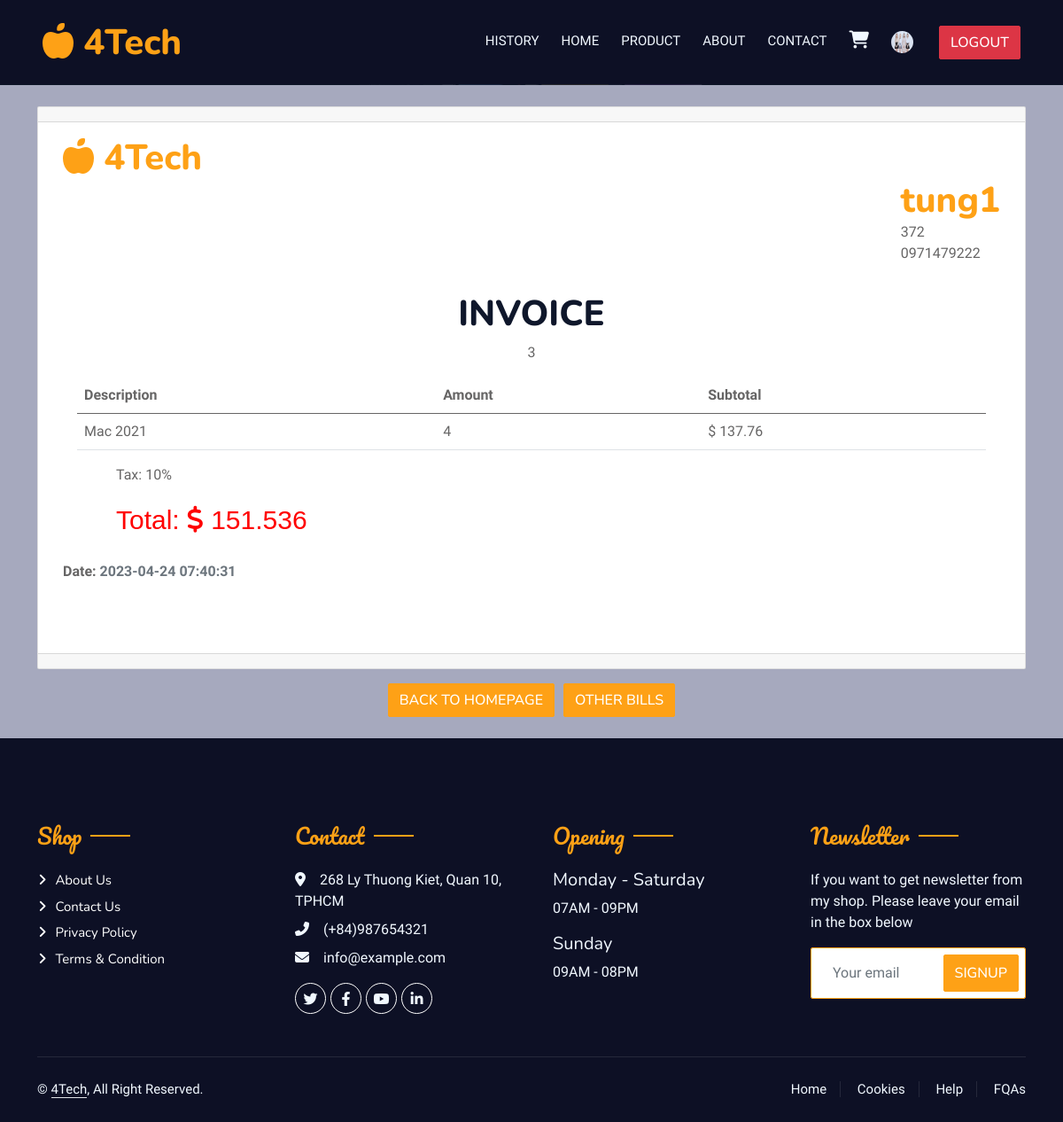
The app's page /history/bill.php?id=3 (signed in) with its own data.
### tables this page shows
CREATE TABLE `customer` (
  `id` int(11) NOT NULL,
  `username` varchar(50) NOT NULL,
  `password` text NOT NULL,
  `name` varchar(100) DEFAULT NULL,
  `phone` varchar(100) DEFAULT NULL,
  `address` varchar(256) DEFAULT NULL,
  `birthday` date DEFAULT NULL,
  `active` int(11) DEFAULT NULL,
  `image` text DEFAULT NULL,
  `status` varchar(10) DEFAULT NULL
);

CREATE TABLE `bill` (
  `indx` int(11) NOT NULL,
  `id` int(11) NOT NULL,
  `customerID` int(11) NOT NULL,
  `date` text NOT NULL,
  `totalcost` int(11) NOT NULL,
  `Pay_method` char(10) DEFAULT NULL,
  `status` varchar(10) NOT NULL DEFAULT 'wait'
);

CREATE TABLE `products` (
  `id` int(11) NOT NULL,
  `name` varchar(255) NOT NULL,
  `price` varchar(255) NOT NULL,
  `type` varchar(255) NOT NULL,
  `image` varchar(255) NOT NULL,
  `image1` varchar(255) NOT NULL,
  `image2` varchar(255) NOT NULL,
  `image3` varchar(255) NOT NULL,
  `amount` int(11) DEFAULT NULL,
  `rating` int(11) NOT NULL,
  `chip` varchar(255) NOT NULL,
  `ram` varchar(255) NOT NULL,
  `screen` varchar(255) NOT NULL,
  `battery` varchar(255) NOT NULL,
  `outstanding` varchar(255) NOT NULL,
  `guarantee` varchar(255) NOT NULL
);

### history/bill.php (the view, shortened to what this page needs)
<?php
	if($_SESSION['role'] != 'customer'){
		echo 'This page is only for customer';
	}else{
		require_once('../config/config.php');
		$query = "select * from customer where id='".$_SESSION['id']."'";
		$res = $connection->query($query);
		$cusomer_info =  $res->fetch_assoc();
		$CUSTOMER_ID = $cusomer_info['id'];
		if(isset($_GET['id'])){
			$query = "select * from bill where id=".$_GET['id']." and customerID=".$_SESSION['id'];
			$res = $connection->query($query);
			$bill_detail = $res->fetch_assoc();
			$query = " select product_ID, amount from products_of_bill where bill_id=".$_GET['id'].' and customerID='.$CUSTOMER_ID;
			$res = $connection->query($query);
			$product_IDs = $res->fetch_all(MYSQLI_ASSOC);
			$products = array();
			foreach($product_IDs as $id){
				$query = "select * from products where id=".$id['product_ID'];
				$res = $connection->query($query);
				$product = $res->fetch_assoc();
				$product['quantity'] = $id['amount'];
				array_push($products, $product);
			}
		}else{
			header("Location: /history");
			exit;
		}
	}
?>
<!DOCTYPE html>
<html lang='en'>
	<head>
	</head>
	<body style="background-color: #a6a9be;">
		<?php include('../base/header.php'); ?>
			<div class="container-fluid">
					<div class="container mt-4 mb-4">
					<div class="card">
									<div class="card-header bg-black"></div>
									<div class="card-body">
										<div class="container">
										<div class="row">
											<div class="col-xl-12">
											<h1 class="text-primary m-0"><i class="fa-solid fa-apple-whole"></i> 4Tech</h1>
											</div>
										</div>
										<div class="row">
											<div class="col-xl-12">
											<ul class="list-unstyled text-primay float-end">
												<li><h1 class="text-primary m-0"><?php echo $cusomer_info['username']; ?></h1></li>
												<li><?php echo $cusomer_info['address']; ?></li>
												<li><?php echo $cusomer_info['phone']; ?></li>
											</ul>
											</div>
										</div>
										<div class="row text-center">
											<h3 class="text-uppercase text-center mt-3" style="font-size: 40px;">Invoice</h3>
											<p><?php echo $bill_detail['id']; ?></p>
										</div>
										<div class="row mx-3">
											<table class="table">
											<thead>
												<tr>
												<th scope="col">Description</th>
												<th scope="col">Amount</th>
												<th scope="col">Subtotal</th>
												</tr>
											</thead>
											<tbody>
												<?php
												$total = 0;
												foreach($products as $product){ ?>
													<tr>
														<td><?php echo $product['name']; ?></td>
														<td><?php echo $product['quantity']; ?></td>
														<td>$ <?php echo $product['price']*$product['quantity']; ?></td>
													</tr>
												<?php
												$total += $product['quantity']*$product['price'];
												} ?>
											</tbody>
											</table>
											</div>
										<div class="row">
											<div class="col-xl-8" style="margin-left:60px">
											<p>Tax: 10%</p>
											<p
												style="font-size: 30px; color: red; font-weight: 400;font-family: Arial, Helvetica, sans-serif;">
												Total:
												<span><i class="fas fa-dollar-sign"></i> <?php echo $total + 0.1*$total; ?></span></p>
											</div>
										</div>
										<div class="row mt-2 mb-5">
											<p class="fw-bold">Date: <span class="text-muted"><?php echo $bill_detail['date']; ?></span></p>
										</div>
										</div>
									</div>
									<div class="card-footer bg-black"></div>
									</div>
									<div class="row">
										<div class="col d-flex justify-content-center mt-3">
											<a class="btn btn-primary" href="/homepage/">Back to Homepage</a>
											<a href="/history" class="btn btn-primary" style="margin-left: 10px">Other bills</a>
										</div>
									</div>
					</div>
			</div>
	</body>
</html>

### utils/css/style.css (style rules this page uses)
:root { --primary: #FEA116; --light: #F1F8FF; --dark: #0F172B; }
.ff-secondary { font-family: 'Pacifico', cursive; }
.btn { font-family: 'Nunito', sans-serif; font-weight: 500; text-transform: uppercase; transition: .5s; }
.btn.btn-primary, .btn.btn-secondary { color: #FFFFFF; }
.section-title { position: relative; display: inline-block; }
.section-title::before { position: absolute; content: ""; width: 45px; height: 2px; top: 50%; left: -55px; margin-top: -1px; background: var(--primary); }
.section-title::after { position: absolute; content: ""; width: 45px; height: 2px; top: 50%; right: -55px; margin-top: -1px; background: var(--primary); }
.section-title.text-start::before, .section-title.text-end::after { display: none; }
.footer .btn.btn-social { margin-right: 5px; width: 35px; height: 35px; display: flex; align-items: center; justify-content: center; color: var(--light); border: 1px solid #FFFFFF; border-radius: 35px; transition: .3s; }
.footer .btn.btn-link { display: block; margin-bottom: 5px; padding: 0; text-align: left; color: #FFFFFF; font-size: 15px; font-weight: normal; text-transform: capitalize; transition: .3s; }
.footer .btn.btn-link::before { position: relative; content: "\f105"; font-family: "Font Awesome 5 Free"; font-weight: 900; margin-right: 10px; }
.footer .copyright { padding: 25px 0; font-size: 15px; border-top: 1px solid rgba(256, 256, 256, .1); }
.footer .copyright a { color: var(--light); }
.footer .footer-menu a { margin-right: 15px; padding-right: 15px; border-right: 1px solid rgba(255, 255, 255, .1); }
.footer .footer-menu a:last-child { margin-right: 0; padding-right: 0; border-right: none; }

### records on screen
customer: username "tung1", address "372", phone "0971479222"
bill: id "3", date "2023-04-24 07:40:31"
products: name "Mac 2021", rating "4", $product['price']*$product['quantity'] "137.76"

### other values on screen
$total + 0.1*$total "151.536"
